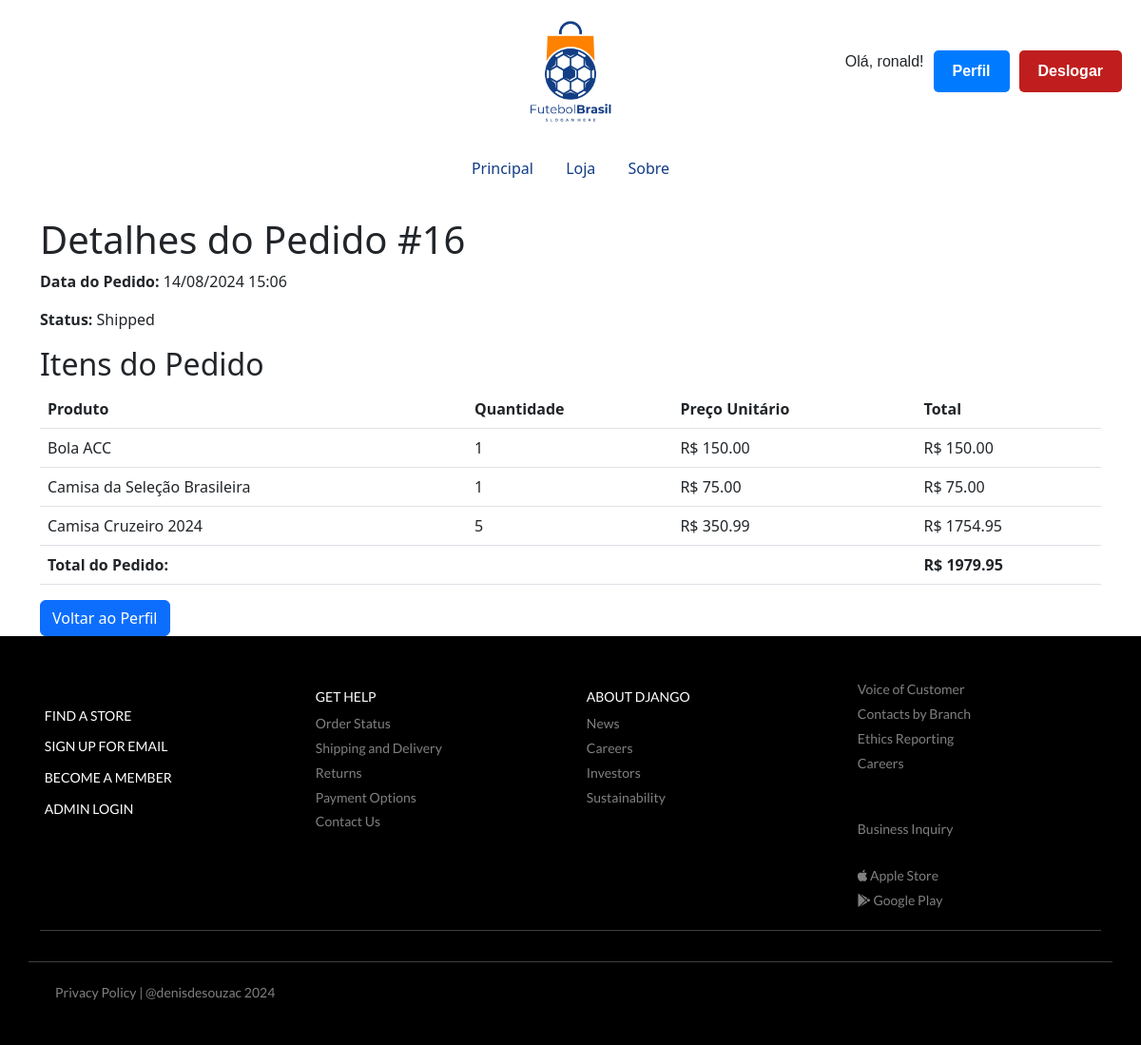
/pedido/16/ (signed in), run on the app's committed database.
### store/models.py (models this page shows, shortened)
class Order(models.Model):
    order_date = models.DateTimeField(auto_now_add=True)
    status = models.CharField(max_length=20, choices=[('pending', 'Pending'), ('shipped', 'Shipped'), ('delivered', 'Delivered'), ('cancelled', 'Cancelled')])
    client = models.ForeignKey(Client, on_delete=models.CASCADE, related_name='orders')
    delivery_address = models.CharField(max_length=200, blank=True)
    def get_total_price(self):
        return sum(item.total_price for item in self.order_items.all())

class OrderItem(models.Model):
    order = models.ForeignKey(Order, on_delete=models.CASCADE, related_name='order_items')
    product = models.ForeignKey(Product, on_delete=models.CASCADE, related_name='order_items')
    quantity = models.IntegerField(default=1)
    unit_price = models.DecimalField(max_digits=10, decimal_places=2, default=0.00)
    total_price = models.DecimalField(max_digits=10, decimal_places=2, default=0.00)

### catalog/models.py (models this page shows, shortened)
class Product(models.Model):
    name = models.CharField(max_length=40)
    description = models.TextField(max_length=200)
    price = models.DecimalField(max_digits=10, decimal_places=2)  # Usando DecimalField para precisão de preços
    quantity_in_stock = models.PositiveIntegerField(default=0)
    image = models.ImageField(upload_to='images/', null=True, blank=True)
    category = models.ForeignKey(Category, on_delete=models.CASCADE, related_name='products')

### store/views.py (the view)
# urls.py: path('pedido/<int:id>/', views.order_detail, name='order_detail'),
def order_detail(request, id):
    order = get_object_or_404(Order, id=id, client=request.user.client)
    return render(request, 'order_detail.html', {'order': order})

### store/templates/order_detail.html (shortened to what this page needs)
{% extends "base.html" %}
{% block conteudo %}
    <div class="container mt-4">
        <h1>Detalhes do Pedido #{{ order.id }}</h1>
        <p><strong>Data do Pedido:</strong> {{ order.order_date|date:"d/m/Y H:i" }}</p>
        <p><strong>Status:</strong> {{ order.get_status_display }}</p>
        <h2>Itens do Pedido</h2>
        <table class="table">
            <thead>
                <tr>
                    <th>Produto</th>
                    <th>Quantidade</th>
                    <th>Preço Unitário</th>
                    <th>Total</th>
                </tr>
            </thead>
            <tbody>
                {% for item in order.order_items.all %}
                    <tr>
                        <td>{{ item.product.name }}</td>
                        <td>{{ item.quantity }}</td>
                        <td>R$ {{ item.unit_price }}</td>
                        <td>R$ {{ item.total_price }}</td>
                    </tr>
                {% endfor %}
                <tr>
                    <td colspan="3"><strong>Total do Pedido:</strong></td>
                    <td><strong>R$ {{ order.get_total_price }}</strong></td>
                </tr>
            </tbody>
        </table>
        <a href="{% url 'perfil' %}" class="btn btn-primary">Voltar ao Perfil</a>
    </div>
{% endblock %}

### store/templates/header.html (shortened to what this page needs)
<!DOCTYPE html>
<html lang="pt-br">
<head>
    {% load static %}
    <link rel="stylesheet" href="{% static 'style.css' %}">
</head>
<body>
    <header>
        <img src="/media/logo.jpg" alt="">
        <div class="botao-container">
            {% if user.is_authenticated %}
                <span class="nome-usuario">Olá, {{ user.first_name }}!</span>
                <a href="{% url 'perfil' %}" class="botao logar">Perfil</a>
                <a href="{% url 'logout' %}" class="botao deslogar">Deslogar</a>
            {% else %}
            <a href="{% url 'login' %}" class="botao logar">Logar</a>
            <a href="{% url 'signup' %}" class="botao cadastre-se">Cadastre-se</a>
            {% endif %}
        </div>
    </header>
</body>
</html>

### staticfiles/style.css (style rules this page uses)
header { font-family: Arial, sans-serif; display: flex; justify-content: center; align-items: center; height: 150px; background-color: #ffffff; margin: 0; position: relative; }
header img { height: 150px; width: 150px; }
.botao-container { position: absolute; right: 20px; top: 50%; transform: translateY(-50%); display: flex; gap: 10px; }
.botao { padding: 6px 12px; font-size: 16px; border: none; border-radius: 5px; cursor: pointer; transition: background-color 0.3s ease; }
.logar { background-color: #4CAF50; color: white; }
.deslogar { background-color: #c01e1e; color: white; }
.botao { padding: 10px 20px; border: none; border-radius: 5px; color: #fff; text-align: center; cursor: pointer; text-decoration: none; font-weight: bold; }
.botao.logar { background-color: #007bff; }
.btn-primary { background-color: #007bff; border-color: #007bff; color: #fff; }

### data on the page
Order: id "16", order_date "14/08/2024 15:06", status "Shipped", get_total_price "1979.95"
OrderItem: product.name "Bola ACC", quantity "1", unit_price "150.00", total_price "150.00"
OrderItem: product.name "Camisa da Seleção Brasileira", quantity "1", unit_price "75.00", total_price "75.00"
OrderItem: product.name "Camisa Cruzeiro 2024", quantity "5", unit_price "350.99", total_price "1754.95"

### other printed values
{{ user.first_name }} "ronald"
